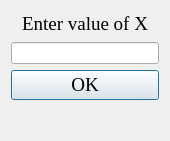
<?xml version="1.0" encoding="UTF-8"?>
<ui version="4.0">
 <class>XDialog</class>
 <widget class="QDialog" name="XDialog">
  <property name="geometry">
   <rect>
    <x>0</x>
    <y>0</y>
    <width>170</width>
    <height>141</height>
   </rect>
  </property>
  <property name="windowTitle">
   <string>Dialog</string>
  </property>
  <layout class="QVBoxLayout" name="verticalLayout">
   <item>
    <widget class="QLabel" name="label">
     <property name="font">
      <font>
       <family>Times New Roman</family>
       <pointsize>14</pointsize>
      </font>
     </property>
     <property name="toolTip">
      <UInt>0</UInt>
     </property>
     <property name="text">
      <string>Enter value of X</string>
     </property>
     <property name="alignment">
      <set>Qt::AlignCenter</set>
     </property>
    </widget>
   </item>
   <item>
    <widget class="QLineEdit" name="lineEdit_x"/>
   </item>
   <item>
    <widget class="QPushButton" name="pushButton_x">
     <property name="font">
      <font>
       <family>Times New Roman</family>
       <pointsize>14</pointsize>
      </font>
     </property>
     <property name="text">
      <string>OK</string>
     </property>
    </widget>
   </item>
   <item>
    <widget class="QLabel" name="label_x">
     <property name="font">
      <font>
       <family>Times New Roman</family>
       <pointsize>14</pointsize>
      </font>
     </property>
     <property name="text">
      <string/>
     </property>
     <property name="alignment">
      <set>Qt::AlignCenter</set>
     </property>
    </widget>
   </item>
  </layout>
 </widget>
 <resources/>
 <connections/>
</ui>
